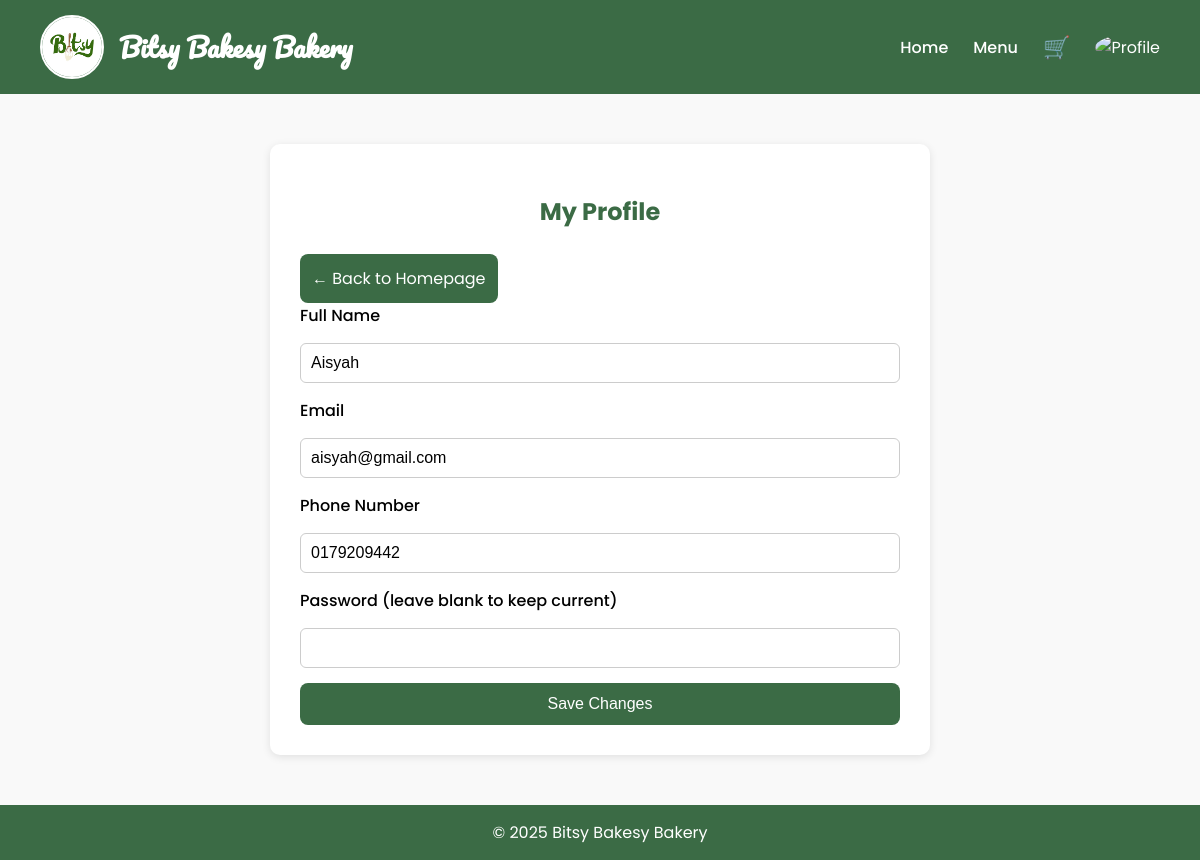
Page /profile.php (signed in) on the committed database.
### tables this page shows
CREATE TABLE `customer` (
  `customerID` int(11) NOT NULL,
  `customerName` varchar(100) NOT NULL,
  `customerEmail` varchar(100) NOT NULL,
  `customerPhoneNo` varchar(15) NOT NULL,
  `customerPassword` varchar(255) NOT NULL,
  `created_at` timestamp NOT NULL DEFAULT current_timestamp()
);

### profile.php (the view, shortened to what this page needs)
<?php
$conn = mysqli_connect("localhost","root","","bitsy");
$customerID = $_SESSION['user_id'];
$sql = "SELECT * FROM customer WHERE customerID='$customerID'";
$res = mysqli_query($conn, $sql);
$customer = mysqli_fetch_assoc($res);
?>
<!DOCTYPE html>
<html lang="en">
<head>
</head>
<body>
<div class="navbar">
    <div class="navbar-left">
        <img src="bit.png" alt="Bitsy Logo">
        <h1>Bitsy Bakesy Bakery</h1>
    </div>
    <div class="nav-links">
        <a href="index.php">Home</a>
        <a href="menu.php">Menu</a>
        <a href="cart.php" class="cart-icon">
            🛒
        </a>
        <?php if(isset($_SESSION['user_name'])): ?>
            <div class="profile">
                <img src="https://cdn-icons-png.flaticon.com/512/3135/3135715.png" alt="Profile">
            </div>
        <?php else: ?>
            <a href="login.php">Login</a>
        <?php endif; ?>
    </div>
</div>
<div class="container">
    <h2>My Profile</h2>
    <a href="index.php" class="back-btn">← Back to Homepage</a>
    <form method="POST" action="">
        <label>Full Name</label>
        <input type="text" name="customerName" value="<?php echo htmlspecialchars($customer['customerName']); ?>" required>
        <label>Email</label>
        <input type="email" name="customerEmail" value="<?php echo htmlspecialchars($customer['customerEmail']); ?>" required>
        <label>Phone Number</label>
        <input type="text" name="customerPhoneNo" value="<?php echo htmlspecialchars($customer['customerPhoneNo']); ?>" required>
        <label>Password (leave blank to keep current)</label>
        <input type="password" name="customerPassword">
        <button type="submit">Save Changes</button>
    </form>
</div>
<footer>&copy; 2025 Bitsy Bakesy Bakery</footer>
</body>
</html>

### profile.php (style rules this page uses)
body { font-family:'Poppins',sans-serif;margin:0;background:#f9f9f9; }
.navbar { background:#3b6b45;color:white;display:flex;justify-content:space-between;align-items:center;padding:15px 40px; }
.navbar-left { display:flex;align-items:center;gap:15px; }
.navbar-left img { height:60px;width:60px;border-radius:50%;border:2px solid white; }
.navbar-left h1 { font-family:'Pacifico',cursive;font-size:26px;margin:0; }
.nav-links { display:flex;align-items:center;gap:25px; }
.nav-links a { color:white;text-decoration:none;font-weight:500;transition:0.3s; }
.cart-icon { font-size:22px;color:white;position:relative;text-decoration:none; }
.profile img { width:35px;height:35px;border-radius:50%;cursor:pointer; }
.container { max-width:600px;margin:50px auto;background:white;padding:30px;border-radius:10px;box-shadow:0 2px 8px rgba(0,0,0,0.1); }
h2 { text-align:center;color:#3b6b45;margin-bottom:25px; }
form { display:flex;flex-direction:column;gap:15px; }
label { font-weight:500; }
input { padding:10px;border-radius:6px;border:1px solid #ccc;font-size:16px; }
button, .back-btn { background:#3b6b45;color:white;padding:12px;border:none;border-radius:8px;cursor:pointer;font-size:16px;transition:0.3s;text-align:center;text-decoration:none;display:inline-block; }
footer { background:#3b6b45;color:white;text-align:center;padding:15px;margin-top:40px; }

### rows in the picture
customer: customerName "Aisyah", customerEmail "aisyah@gmail.com", customerPhoneNo "0179209442"
